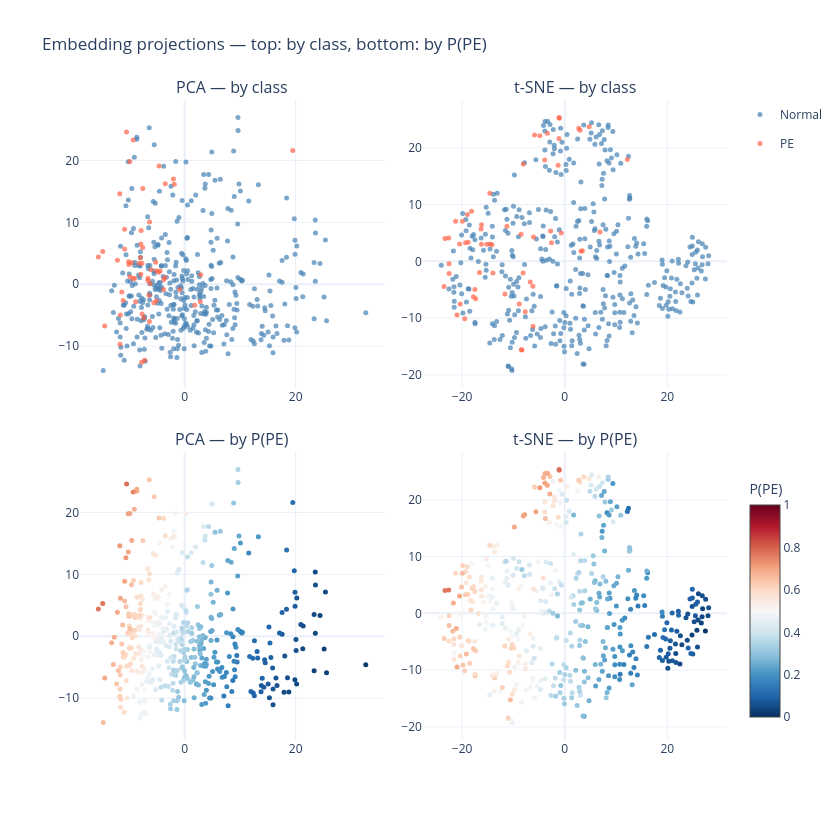

The notebook cell this image was saved under:
### Code cell
panels = []
panels.append(('PCA',   pcs_test[:, :2]))
if emb2_um is not None:
    panels.append(('UMAP',  emb2_um))
panels.append(('t-SNE', emb2_tsne))

fig = make_subplots(rows=2, cols=len(panels),
    subplot_titles=[f'{n} — by class' for n,_ in panels] + [f'{n} — by P(PE)' for n,_ in panels],
    horizontal_spacing=0.06, vertical_spacing=0.10)
for col, (name, emb2) in enumerate(panels, start=1):
    for cls, c in [('Normal', C_NORM), ('PE', C_PE)]:
        m = (np.array(['Normal' if y==0 else 'PE' for y in y_test])==cls)
        fig.add_trace(go.Scatter(x=emb2[m,0], y=emb2[m,1], mode='markers',
            marker=dict(size=5, color=c, opacity=0.7),
            name=cls, legendgroup=cls, showlegend=(col==1)), row=1, col=col)
    fig.add_trace(go.Scatter(x=emb2[:,0], y=emb2[:,1], mode='markers',
        marker=dict(size=5, color=probs_test, colorscale='RdBu_r', cmin=0, cmax=1,
                    showscale=(col==len(panels)),
                    colorbar=dict(title='P(PE)', x=1.02, len=0.4, y=0.22)),
        showlegend=False), row=2, col=col)
fig.update_layout(template='plotly_white', width=420*len(panels), height=820,
    title='Embedding projections — top: by class, bottom: by P(PE)')
fig.show()

### Figure 1 — Plotly figure (JSON) as saved in the notebook; plotly's stock layout.template omitted (floating-point values rounded to 4 significant figures; data arrays with more than 128 entries replaced by an {"elided": "..."} marker saying what was removed)
{"data": [{"legendgroup": "Normal", "marker": {"color": "steelblue", "opacity": 0.7, "size": 5}, "mode": "markers", "name": "Normal", "showlegend": true, "type": "scatter", "x": {"elided": "373 float values"}, "xaxis": "x", "y": {"elided": "373 float values"}, "yaxis": "y"}, {"legendgroup": "PE", "marker": {"color": "tomato", "opacity": 0.7, "size": 5}, "mode": "markers", "name": "PE", "showlegend": true, "type": "scatter", "x": [-2.029, -6.623, -6.632, -9.544, -10.06, -3.804, -1.867, 19.48, -6.213, -7.556, -6.34, -9.889, -11.69, -7.855, -12.13, -0.8837, -3.503, -4.621, 1.822, 2.801, -5.082, -9.291, -10.48, -4.432, -7.701, -9.313, -3.584, -7.904, -3.784, -9.868, -9.025, -7.899, -6.419, -6.067, -4.715, -5.066, -7.38, -7.973, 2.899, -15.57, -10.83, -5.229, -7.579, -8.2, -10.83, -5.54, -7.211, -7.773, -6.347, -14.78, -7.677, -11.66, -14.42, -10.11, -11.1, -11.33, -8.846, -11.6], "xaxis": "x", "y": [17.02, 0.986, 0.5965, 3.479, 3.208, -0.8409, 16.18, 21.61, 0.1218, 15.49, 10.04, 19.84, 14.62, 8.691, 3.897, -0.8601, 16.24, 19.12, -3.402, -2.838, -2.647, 23.31, 24.61, 2.134, 3.385, 0.889, 1.111, 6.502, 0.7514, 1.199, 0.9703, 1.63, -1.775, 2.336, 1.953, 2.186, -5.435, 4.271, 1.522, 4.4, 5.681, 3.557, 5.941, 3.39, 8.908, -3.001, -12.26, -12.61, -6.005, 5.304, -4.788, -9.672, -6.738, 3.621, -2.601, -1.239, -2.831, -4.954], "yaxis": "y"}, {"marker": {"cmax": 1, "cmin": 0, "color": {"elided": "431 float values"}, "colorbar": {"len": 0.4, "title": {"text": "P(PE)"}, "x": 1.02, "y": 0.22}, "colorscale": [[0.0, "rgb(5,48,97)"], [0.1, "rgb(33,102,172)"], [0.2, "rgb(67,147,195)"], [0.3, "rgb(146,197,222)"], [0.4, "rgb(209,229,240)"], [0.5, "rgb(247,247,247)"], [0.6, "rgb(253,219,199)"], [0.7, "rgb(244,165,130)"], [0.8, "rgb(214,96,77)"], [0.9, "rgb(178,24,43)"], [1.0, "rgb(103,0,31)"]], "showscale": false, "size": 5}, "mode": "markers", "showlegend": false, "type": "scatter", "x": {"elided": "431 float values"}, "xaxis": "x3", "y": {"elided": "431 float values"}, "yaxis": "y3"}, {"legendgroup": "Normal", "marker": {"color": "steelblue", "opacity": 0.7, "size": 5}, "mode": "markers", "name": "Normal", "showlegend": false, "type": "scatter", "x": {"elided": "373 float values"}, "xaxis": "x2", "y": {"elided": "373 float values"}, "yaxis": "y2"}, {"legendgroup": "PE", "marker": {"color": "tomato", "opacity": 0.7, "size": 5}, "mode": "markers", "name": "PE", "showlegend": false, "type": "scatter", "x": [-1.111, -6.071, -6.714, -18.8, -19.32, -2.754, 4.778, 12.21, -8.096, -5.867, -1.276, -3.377, -4.827, -3.893, -20.48, -0.6688, 3.001, 2.746, 3.193, 3.461, -13.99, -1.053, -1.077, -8.492, -16.29, -11.65, -2.575, -18.96, -11.26, -22.54, -22.53, -16.22, -16.61, -15.16, -14.18, -14.54, -7.683, -14.58, 6.886, -23.33, -19.94, -18.14, -16.21, -21.26, -8.056, -6.194, -8.335, -8.438, -6.155, -22.62, -8.857, -19.48, -20.98, -23.51, -17.35, -17.78, -17.5, -20.37], "xaxis": "x2", "y": [21.65, 4.302, -3.627, 3.342, 3.273, 5.341, 23.71, 17.91, -2.036, 22.27, 16.94, 22.56, 22.14, 17.83, 3.071, 4.994, 23.1, 23.43, 1.767, 1.881, -2.075, 25.19, 25.33, 4.77, 5.69, -5.758, 3.286, 8.226, 6.178, -2.151, -0.4223, 2.997, -1.949, 2.994, 2.905, 3.071, -8.884, 12.01, 5.159, 4.015, 7.042, 8.834, 6.44, 7.056, 17.16, -4.366, -15.63, -15.59, -11.44, 4.097, -7.527, -10.12, -9.468, -4.43, -6.595, -6.25, -4.965, -7.525], "yaxis": "y2"}, {"marker": {"cmax": 1, "cmin": 0, "color": {"elided": "431 float values"}, "colorbar": {"len": 0.4, "title": {"text": "P(PE)"}, "x": 1.02, "y": 0.22}, "colorscale": [[0.0, "rgb(5,48,97)"], [0.1, "rgb(33,102,172)"], [0.2, "rgb(67,147,195)"], [0.3, "rgb(146,197,222)"], [0.4, "rgb(209,229,240)"], [0.5, "rgb(247,247,247)"], [0.6, "rgb(253,219,199)"], [0.7, "rgb(244,165,130)"], [0.8, "rgb(214,96,77)"], [0.9, "rgb(178,24,43)"], [1.0, "rgb(103,0,31)"]], "showscale": true, "size": 5}, "mode": "markers", "showlegend": false, "type": "scatter", "x": {"elided": "431 float values"}, "xaxis": "x4", "y": {"elided": "431 float values"}, "yaxis": "y4"}], "layout": {"annotations": [{"font": {"size": 16}, "showarrow": false, "text": "PCA — by class", "x": 0.235, "xanchor": "center", "xref": "paper", "y": 1.0, "yanchor": "bottom", "yref": "paper"}, {"font": {"size": 16}, "showarrow": false, "text": "t-SNE — by class", "x": 0.765, "xanchor": "center", "xref": "paper", "y": 1.0, "yanchor": "bottom", "yref": "paper"}, {"font": {"size": 16}, "showarrow": false, "text": "PCA — by P(PE)", "x": 0.235, "xanchor": "center", "xref": "paper", "y": 0.45, "yanchor": "bottom", "yref": "paper"}, {"font": {"size": 16}, "showarrow": false, "text": "t-SNE — by P(PE)", "x": 0.765, "xanchor": "center", "xref": "paper", "y": 0.45, "yanchor": "bottom", "yref": "paper"}], "height": 820, "title": {"text": "Embedding projections — top: by class, bottom: by P(PE)"}, "width": 840, "xaxis": {"anchor": "y", "domain": [0.0, 0.47]}, "xaxis2": {"anchor": "y2", "domain": [0.53, 1.0]}, "xaxis3": {"anchor": "y3", "domain": [0.0, 0.47]}, "xaxis4": {"anchor": "y4", "domain": [0.53, 1.0]}, "yaxis": {"anchor": "x", "domain": [0.55, 1.0]}, "yaxis2": {"anchor": "x2", "domain": [0.55, 1.0]}, "yaxis3": {"anchor": "x3", "domain": [0.0, 0.45]}, "yaxis4": {"anchor": "x4", "domain": [0.0, 0.45]}}}
